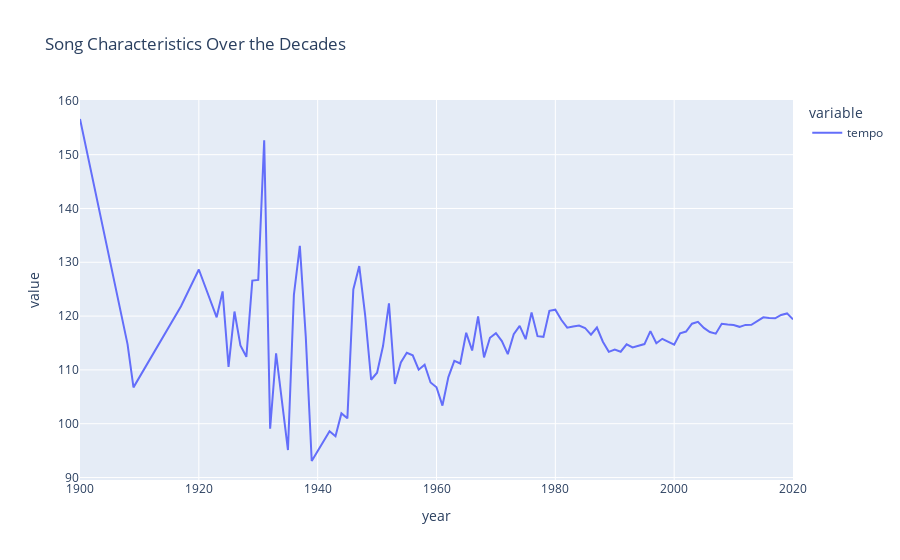

Write notebook code for a chart like this one.
### Markdown cell above
- **1920s**: Introduction of radio broadcasting may have prioritized clarity over loudness in music production.
- **1940s**: Limited resources and focus on acoustic instrumentation during World War II might have led to subdued loudness.
- **1960s**: Analog recording technology and emphasis on expressive performances in countercultural movements may have influenced moderate loudness.
- **1980s**: Widespread adoption of digital recording technology and commercialization of the music industry likely contributed to increased loudness.
- **Recent Strong Upward Trend**: The "loudness war" phenomenon, driven by competition among producers for attention-grabbing recordings, has led to a significant increase in loudness levels.

### Code cell
sound_features = ['tempo']
plot_music_characteristics(df, sound_features)

### Figure 1 — Plotly figure (JSON) as saved in the notebook; plotly's stock layout.template omitted (floating-point values rounded to 4 significant figures)
{"data": [{"hovertemplate": "variable=tempo<br>year=%{x}<br>value=%{y}<extra></extra>", "legendgroup": "tempo", "line": {"color": "#636efa", "dash": "solid"}, "marker": {"symbol": "circle"}, "mode": "lines", "name": "tempo", "orientation": "v", "showlegend": true, "type": "scatter", "x": [1900, 1908, 1909, 1917, 1920, 1923, 1924, 1925, 1926, 1927, 1928, 1929, 1930, 1931, 1932, 1933, 1935, 1936, 1937, 1938, 1939, 1942, 1943, 1944, 1945, 1946, 1947, 1948, 1949, 1950, 1951, 1952, 1953, 1954, 1955, 1956, 1957, 1958, 1959, 1960, 1961, 1962, 1963, 1964, 1965, 1966, 1967, 1968, 1969, 1970, 1971, 1972, 1973, 1974, 1975, 1976, 1977, 1978, 1979, 1980, 1981, 1982, 1983, 1984, 1985, 1986, 1987, 1988, 1989, 1990, 1991, 1992, 1993, 1994, 1995, 1996, 1997, 1998, 1999, 2000, 2001, 2002, 2003, 2004, 2005, 2006, 2007, 2008, 2009, 2010, 2011, 2012, 2013, 2014, 2015, 2016, 2017, 2018, 2019, 2020], "xaxis": "x", "y": [156.6, 114.8, 106.8, 121.8, 128.7, 119.8, 124.6, 110.6, 120.8, 114.5, 112.4, 126.6, 126.7, 152.7, 99.06, 113.1, 95.11, 123.9, 133.0, 116.1, 93.07, 98.61, 97.68, 101.9, 101.0, 124.9, 129.3, 120.1, 108.2, 109.5, 114.4, 122.4, 107.4, 111.4, 113.2, 112.7, 110.0, 111.0, 107.7, 106.8, 103.4, 108.7, 111.7, 111.2, 116.9, 113.6, 120.0, 112.3, 116.0, 116.8, 115.4, 112.9, 116.6, 118.2, 115.7, 120.7, 116.3, 116.1, 121.0, 121.2, 119.3, 117.9, 118.1, 118.3, 117.8, 116.5, 117.9, 115.2, 113.4, 113.8, 113.4, 114.8, 114.2, 114.5, 114.8, 117.2, 115.0, 115.8, 115.3, 114.7, 116.8, 117.1, 118.6, 118.9, 117.8, 117.0, 116.7, 118.6, 118.4, 118.3, 118.0, 118.4, 118.4, 119.1, 119.8, 119.6, 119.6, 120.2, 120.5, 119.4], "yaxis": "y"}], "layout": {"legend": {"title": {"text": "variable"}, "tracegroupgap": 0}, "title": {"text": "Song Characteristics Over the Decades"}, "xaxis": {"anchor": "y", "domain": [0, 1], "title": {"text": "year"}}, "yaxis": {"anchor": "x", "domain": [0, 1], "title": {"text": "value"}}}}
